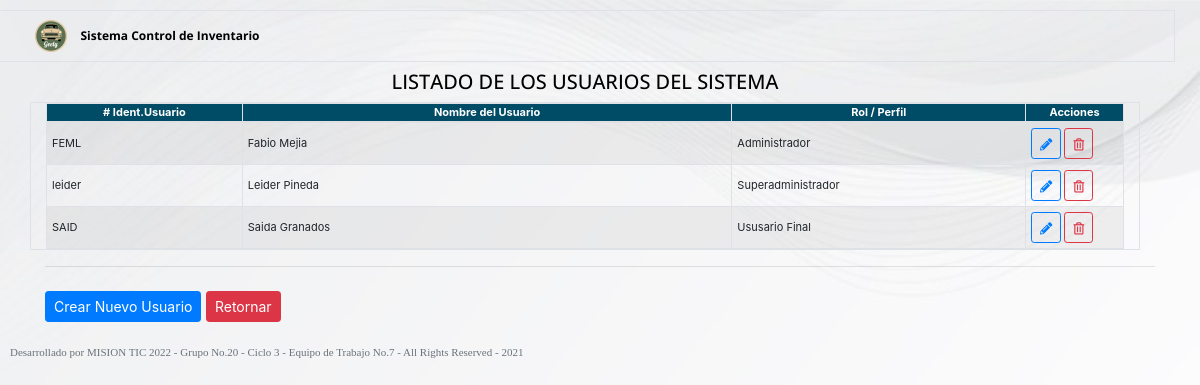
The app's page /usuarios/listar, older data.
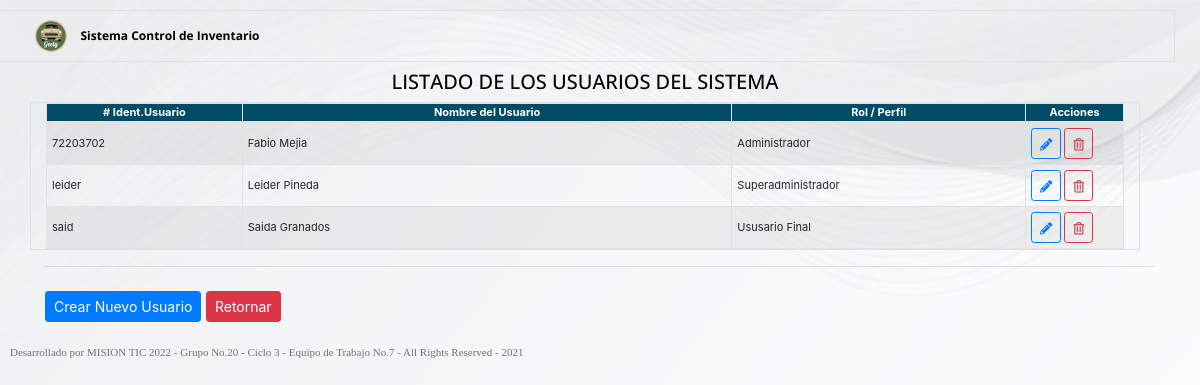
The same page, newer data.
### tables this page shows
CREATE TABLE usuarios (cod_usu INTEGER NOT NULL PRIMARY KEY AUTOINCREMENT, id_usu STRING (20), nombre_usu STRING (50), contrasena_usu STRING (150), cod_rol INTEGER);

### app.py (the view)
@app.route('/usuarios/listar', methods=["GET"])
def listar_usuarios():
    aux = usuarios.listado_usu()
    return render_template('usuarios/listado_usu.html', lista=aux)

### app.py (called while the page is built)
@app.before_request
def cargar_usuario_autenticado():
    cod_usu = session.get('cod_usu')
    if cod_usu is None:
        g.user = None
    else:
        g.user = usuarios.cargar(cod_usu)

### db.py (called while the page is built)
def conectar():
    try:
        conn =  sqlite3.connect('db/datos.db')
        return conn
    except Error as err:
        print('Error en la conexión con la Base de dartos. Cód. Error: ' +  str(err))
        return None

def usu_select(_sql, lista_parametros):
    try:
        conn = conectar()
        if conn:
            conn.row_factory = fabrica_diccionarios
            objeto_cursor = conn.cursor()
            if lista_parametros:
                objeto_cursor.execute(_sql, lista_parametros)
            else:
                objeto_cursor.execute(_sql)
            filas = objeto_cursor.fetchall()
            objeto_cursor.close()
            conn.close()
            return filas
        else:
            print("No se pudo establecer la conexión. Favor revisar errores desde la conexión previa")
            return None
    except Error as err:
        print("Ocurrió un error al intentar ejecutar el comando: " + _sql + " - " + str(err))
        return None

def fabrica_diccionarios(cursor, row):
    d = {}
    for idx, col in enumerate(cursor.description):
        d[col[0]] = row[idx]
    return d

### models.py (called while the page is built)
    @staticmethod
    def listado_usu():
        sql = "SELECT * From usuarios order by nombre_usu; "
        return db.usu_select(sql, None)

### templates/usuarios/listado_usu.html
{% extends 'layout.html' %}
{% block contenido %}
<body>
    <div class="container py-2">
        <div>
            <div class="row negrita col-xs-12 col-sm-12 col-md-12 col-lg-12 justify-content-center align-self-center">
                <span>
                    <h5>LISTADO DE LOS USUARIOS DEL SISTEMA</h5>
                </span>
            </div>
            <div class="row col-xs-12 col-sm-12 col-md-12 col-lg-12 justify-content-center align-self-center border">
                <table class="display responsive compact table-striped table-bordered table-hover" cellspacing="0"
                    style="width:100%; font-size: 10px;">
                    <thead>
                        <tr>
                            <th class="col-sm-2"># Ident.Usuario</th>
                            <th class="col-sm-5">Nombre del Usuario</th>
                            <th class="col-sm-3">Rol / Perfil</th>
                            <th class="col-sm-1">Acciones</th>
                        </tr>
                    </thead>
                    <tbody>
                        {% if lista %}
                        {% for elem in lista %}
                        <tr>
                            <td>{{ elem.id_usu }}</td>
                            <td>{{ elem.nombre_usu }}</td>
                            {% if elem.cod_rol == 1 %}
                            <td>Superadministrador</td>
                            {% endif %}
                            {% if elem.cod_rol == 2 %}
                            <td>Administrador</td>
                            {% endif %}
                            {% if elem.cod_rol == 3 %}
                            <td>Ususario Final</td>
                            {% endif %}
                            <td>
                                <a href="{{ url_for('editar_usuarios', cod_usu=elem.cod_usu) }}">
                                    <button data-toggle="tooltip" data-placement="top" title="Editar"
                                        class="btn btn-outline-primary btn-sm btnEditar">
                                        <i class="fas fa-pencil-alt fa-sm" aria-hidden="true" title="Editar">
                                        </i>
                                    </button>
                                </a>
                                <a href="{{ url_for('eliminar_usuarios', cod_usu=elem.cod_usu) }}">
                                    <button data-toggle="tooltip" data-placement="top" title="Eliminar"
                                        class="btn btn-outline-danger btn-sm btnBorrar">
                                        <i class="far fa-trash-alt fa-sm" aria-hidden="true" title="Eliminar"></i>
                                    </button>
                                </a>
                            </td>
                        </tr>
                        {% endfor %}
                        {% endif %}
                    </tbody>
                </table>
            </div>
            <hr />
            <div class="row col-xs-12 col-sm-12 col-md-12 col-lg-12 py-2">
                <a href="{{ url_for('guardar_usuarios') }}">
                    <button data-toggle="tooltip" data-placement="top" title="Crear un nuevo eliminar_usuarios"
                        class="btn btn-primary btn-sm" type="button">
                        Crear Nuevo Usuario
                    </button>
                </a>
                <span>&nbsp;</span>
                <a href="{{ url_for('modulos') }}">
                    <button data-toggle="tooltip" data-placement="top" title="Retornar a la página anterior"
                        class="btn btn-danger btn-sm" type="button">
                        Retornar
                    </button>
                </a>
            </div>
        </div>
    </div>
</body>
{% endblock %}

### templates/layout.html (shortened to what this page needs)
<!DOCTYPE html>
<html lang="es">
<head>
    <link rel="stylesheet" href="{{ url_for('static', filename='css/estilos.css') }}" />
    <link rel="stylesheet" href="//cdn.jsdelivr.net/npm/bootstrap@4.5.3/dist/css/bootstrap.min.css"
>
    <link rel="stylesheet" href="//pro.fontawesome.com/releases/v5.10.0/css/all.css"
 />
</head>
<div class="row col-xs-12 col-sm-12 col-md-12 col-lg-12 border">
    <div class="col-xs-12 col-sm-12 col-md-7 col-lg-7 ">
        <span>
            <img src="{{ url_for('static', filename='imagenes/logo.ico') }}" width="50">
            <label for="" class="negrita">Sistema Control de Inventario</label>
        </span>
    </div>
</div>
{% block contenido %}
{% endblock %}
<span class="footer-text">Desarrollado por MISION TIC 2022 - Grupo No.20 - Ciclo 3 - Equipo de Trabajo No.7 -
    All Rights Reserved - 2021
</span>

### static/css/estilos.css (style rules this page uses)
:root { --menu-bg-color: gainsboro; }
* { margin: 0; padding: 0; -webkit-box-sizing: border-box; -moz-box-sizing: border-box; -ms-box-sizing: border-box; box-sizing: border-box; }
body { font-size: 12px; color: #666; font-family: "Open Sans", sans-serif; background-size: cover; margin: 10px; padding: 10px; background-image: url("../imagenes/background-image.jpg"); opacity: 1; }
label { font-family: "Open Sans", sans-serif; font-size: 12px; color: black; }
::placeholder { color: grey; font-size: 10px; }
.negrita { font-weight: bold; }
h5 { display: block; font-family: "Open Sans", sans-serif; margin-top: 0.67em; margin-bottom: 0.67em; margin-left: 0; margin-right: 0; font-weight: bold; color: black; }
.footer-text { color: #6a737b; font-size: 11px; font-family: tahoma; }
thead, tfoot { background-color: #004b66; border: 1px solid #fff; color: #fff; padding: 5px; font-size: 11px; text-align: center; }
td { font-size: 11px; padding: 5px; }

Row changes from the older to the newer data that the page shows:
removed usuarios: id_usu "FEML", nombre_usu "Fabio Mejia", cod_rol "Administrador"
removed usuarios: id_usu "SAID", nombre_usu "Saida Granados", cod_rol "Ususario Final"
added usuarios: id_usu "72203702", nombre_usu "Fabio Mejia", cod_rol "Administrador"
added usuarios: id_usu "said", nombre_usu "Saida Granados", cod_rol "Ususario Final"
